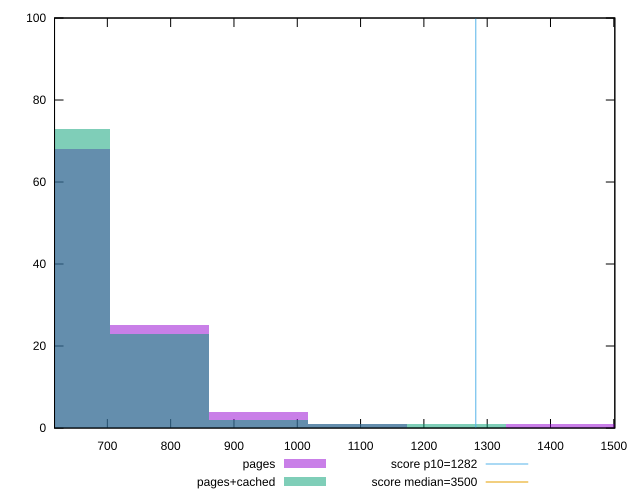

This chart was generated by the following gnuplot code:
reset

$pages <<EOF
1408.49584398321 1
1564.9953822035668 1
782.4976911017834 25
625.9981528814267 68
938.99722932214 4
1095.4967675424966 1
EOF

$pagesCached <<EOF
1251.9963057628534 1
625.9981528814267 73
782.4976911017834 23
938.99722932214 2
1095.4967675424966 1
EOF

set key outside below
set boxwidth 156.49953822035667
set xrange [616.576:1501.6079999999988]
set yrange [0:100]
set trange [0:100]
set style fill transparent solid 0.5 noborder

set parametric
set terminal svg size 640, 500 enhanced background rgb 'white'
set output "report_00026_2021-02-22T21:38:55.199Z/bootup-time/comparison/histogram/0_vs_1.svg"

plot $pages title "pages" with boxes, \
     $pagesCached title "pages+cached" with boxes, \
     1282,t title "score p10=1282", \
     3500,t title "score median=3500"

reset
